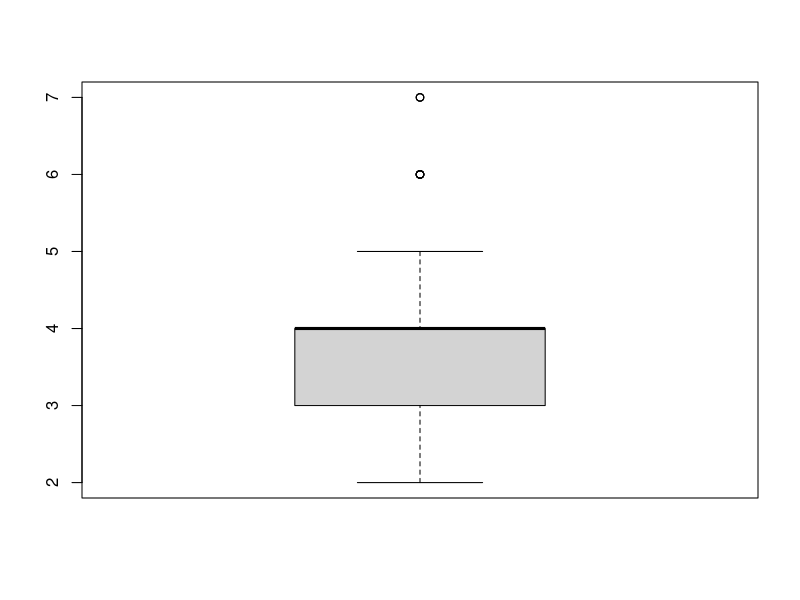
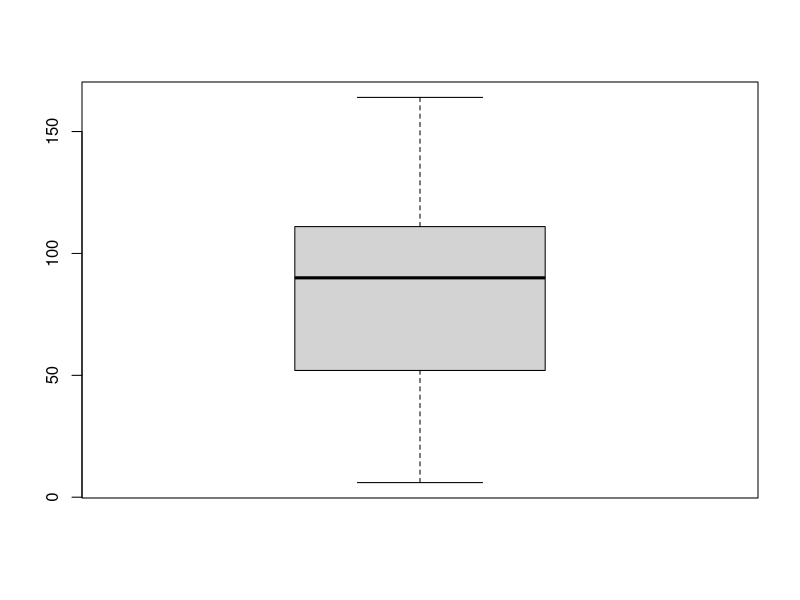
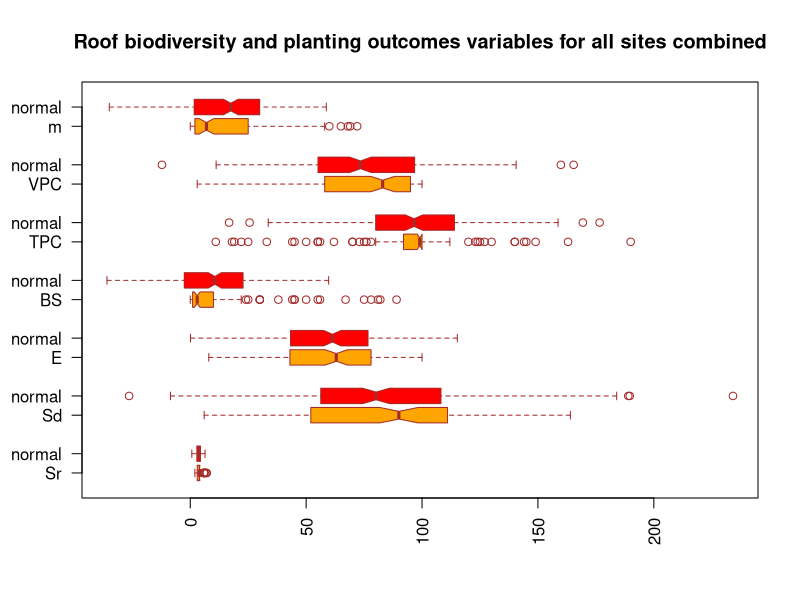

R code for these plots, in order: (Note: this script raises an error after producing the figures.)
codebook <- read.csv("green_roof_plants_codebook.csv")
data <- read.csv("green_roof_plants_data.csv")
data <- data.frame(data)
attach(data)
#Use a table and boxplots to describe the roof biodiversity
#and planting outcomes variables for all sites combined
#(i.e. not grouped by year, climate type, or other variables), 
#considering measures of center and spread.

boxplot(species_richness)
quantile(species_richness, probs = c(0, 0.25, 0.50, 0.75, 1))
boxplot(shannon_diversity)
quantile(shannon_diversity)

#roof biodiversity variables
species_richness_norm <- rnorm(200, mean=mean(species_richness, na.rm = TRUE), sd = sd(species_richness, na.rm = TRUE))
shannon_diversity_norm <- rnorm(200, mean=mean(shannon_diversity, na.rm = TRUE), sd = sd(shannon_diversity, na.rm = TRUE))
evenness_norm <- rnorm(200, mean = mean(evenness, na.rm = TRUE), sd = sd(evenness, na.rm = TRUE))
#planting outcomes variables
bare_substrate_norm <- rnorm(200, mean = mean(bare_substrate, na.rm = TRUE), sd = sd(bare_substrate, na.rm = TRUE))
total_plant_cover_norm <- rnorm(200, mean = mean(total_plant_cover, na.rm = TRUE), sd = sd(total_plant_cover, na.rm = TRUE))
vascular_plant_cover_norm <- rnorm(200, mean = mean(vascular_plant_cover, na.rm = TRUE), sd = sd(vascular_plant_cover, na.rm = TRUE))
moss_norm <- rnorm(200, mean = mean(moss, na.rm = TRUE), sd = sd(moss, na.rm = TRUE))

boxplot(species_richness, species_richness_norm, shannon_diversity, shannon_diversity_norm, evenness, evenness_norm,
        bare_substrate, bare_substrate_norm, total_plant_cover, total_plant_cover_norm, vascular_plant_cover,
        vascular_plant_cover_norm, moss, moss_norm,
        main = "Roof biodiversity and planting outcomes variables for all sites combined", 
        at = c(1,2,4,5,7,8,10,11,13,14,16,17,19,20), 
        names = c("Sr", "normal", "Sd", "normal", "E", "normal", "BS", "normal",
                  "TPC", "normal", "VPC", "normal", "m", "normal"), 
        las = 2,
        col = c("orange", "red"),
        border = "brown",
        horizontal = TRUE,
        notch = TRUE)
legend("topright", c("Species richness(SR)", "Shannon Diversity (SD)", 
                     "Evenness (E)", "Bare Substrate (BS)", 
                     "Total Plant Cover (TPC)", "Vascular plant cover (VPC)", "moss (Moss)"),
                      border = "black", fill = c("orange"),
                      c("Normal"),
                      border = "black",
                      fill = c("red"))
legend("rightbottom", c("Normal, Normal distribution with the same mean and standard deviation"),
       border = "black", fill = c("red"))


#How do measurements of planting outcomes differ between years? 
#Note: due to data collection challenges, the specific plots cannot be assumed to be the same across years.

#In order to compare in one boxplot, i reshape the data and extract data per year per variable

bs_2016 <- bare_substrate[year == 2016] #bs is bare_substrate
bs_2017 <- bare_substrate[year == 2017]
tpc_2016 <- total_plant_cover[year == 2016] #tpc is total plant cover
tpc_2017 <- total_plant_cover[year == 2017]
vpc_2016 <- vascular_plant_cover[year == 2016] #vpc is vascular plant cover
vpc_2017 <- vascular_plant_cover[year == 2017]
moss_2016 <- moss[year == 2016]
moss_2017 <- moss[year == 2017]

boxplot(bs_2016, bs_2017, tpc_2016, tpc_2017, vpc_2016, vpc_2017, moss_2016, moss_2017,
        main = "Planting outcome variables for each year",
        at = c(1,2,4,5,7,8,10,11),
        names = c("BS 2016", "Bs 2017", 
                  "TPC 2016", "TPC 2017",
                  "VPC 2016", "VPC 2017",
                  "Moss 2016", "Moss 2017"),
        xlab = "year",
        col = c("orange", "orange", "red", "red", "blue", "blue", "green", "green"),
        border = "black")
legend("topright", c("Bare Substrate (BS)", "Total Plant Cover (TPC)", 
                     "Vascular plant cover (VPC)", "Moss (Moss)"),
       border = "black",
       fill = c("orange", "red", "blue", "green"))

boxplot(bare_substrate~year,
        data=data,
        main = "bare_substrate for each year",
        xlab = "Year",
        ylab = "Percenßtage of Bare substrate",
        col = "orange",
        border = "brown")

boxplot(bare_substrate~year, total_plant_cover~year, vascular_plant_cover~year, moss~year,
         main = "Planting outcome variables for each year",
         at = c(1,2,3,4),
         names = c("Bare substrate (%)", "Total plant cover (%)",
                   "Vascular plant cover (%)", "Moss cover ('%)",),
         xlab = "Year",
         col = c("orange", "red"),
         border = "black",
         fill = c("red")
         )





#normality
shapiro.test(data$total_plant_cover[data$year == 2016])
shapiro.test(data$total_plant_cover[data$year == 2017])
#Q-Q plot
qqnorm(data$total_plant_cover[year == 2016], main = 'qq plot normality total plant cover 2016', col = 'blue')
qqline(data$total_plant_cover[year == 2016], col = 'red')
qqnorm(data$total_plant_cover[year == 2017], main = 'qq plot normality total plant cover 2017', col = 'blue')
qqline(data$total_plant_cover[year == 2017], col = 'red')

#Wilcoxn signed rank
length(total_plant_cover[year == 2016])
length(total_plant_cover[year == 2017])
tpc_2016 <- na.omit(total_plant_cover[year == 2016])
tpc_2017 <- na.omit(total_plant_cover[year == 2017])
min_length <- min(length(tpc_2016), length(tpc_2017))
tpc_2016 <- tpc_2016[1:min_length]
tpc_2017 <- tpc_2017[1:min_length]
paired_wilcox <- wilcox.test(tpc_2017, tpc_2016, mu = 0, var.equal = TRUE, paired = FALSE, alternative = "two.sided" )
paired_wilcox

#normality
shapiro.test(data$vascular_plant_cover[data$year == 2016])
shapiro.test(data$vascular_plant_cover[data$year == 2017])

#Q-Q plot
qqnorm(data$vascular_plant_cover[year == 2016], main = 'qq plot normality vascular plant cover 2016', col = 'blue')
qqline(data$vascular_plant_cover[year == 2016], col = 'red')
qqnorm(data$vascular_plant_cover[year == 2017], main = 'qq plot normality vascular plant cover 2017', col = 'blue')
qqline(data$vascular_plant_cover[year == 2017], col = 'red')

#wilcoxon signed rank
length(vascular_plant_cover[year == 2016])
length(vascular_plant_cover[year == 2017])
vpc_2016 <- na.omit(vascular_plant_cover[year == 2016])
vpc_2017 <- na.omit(vascular_plant_cover[year == 2017])
min_length <- min(length(vpc_2016), length(vpc_2017))
vpc_2016 <- vpc_2016[1:min_length]
vpc_2017 <- vpc_2017[1:min_length]
paired_wilcox <- wilcox.test(vpc_2017, vpc_2016, mu = 0, var.equal = TRUE, paired = FALSE, alternative = "two.sided")
paired_wilcox

#Normality
shapiro.test(data$moss[data$year == 2016])
shapiro.test(data$moss[data$year == 2017])

#Q-Q plot
qqnorm(data$moss[year == 2016], main = 'qq plot normality moss 2016', col = 'blue')
qqline(data$moss[year == 2016], col = 'red')
qqnorm(data$moss[year == 2017], main = 'qq plot normality moss 2017', col = 'blue')
qqline(data$moss[year == 2017], col = 'red')

#Wilcoxon signed rank 
length(moss[year == 2016])
length(moss[year == 2017])
moss_2016 <- na.omit(moss[year == 2016])
moss_2017 <- na.omit(moss[year == 2017])
min_length <- min(length(moss_2016), length(moss_2017))
moss_2016 <- moss_2016[1:min_length]
moss_2017 <- moss_2017[1:min_length]
paired_wilcox <- wilcox.test(moss_2017, moss_2016, mu = 0, var.equal = TRUE, paired = FALSE, alternative = "two.sided")
paired_wilcox


#How do measurements of roof biodiversity differ across both climate types (variable koppen_climate) and years?
bartlett.test(species_richness ~ interaction(koppen_climate, year), data = data)
year_factor <- as.factor(data$year)
koppen_factor <- as.factor(data$koppen_climate)
two.anova <- aov(species_richness ~koppen_factor * year_factor, data = data)
summary(two.anova)
ggline(data, x = "Koppen_climate", y = "species_richness", color = 'year', add = c("mean_se", "dotplot"),
       palette = c("green", "yellow"), ylab = "species richness", xlab = "climate type")
TukeyHSD(two.anova, conf.level = .95)
